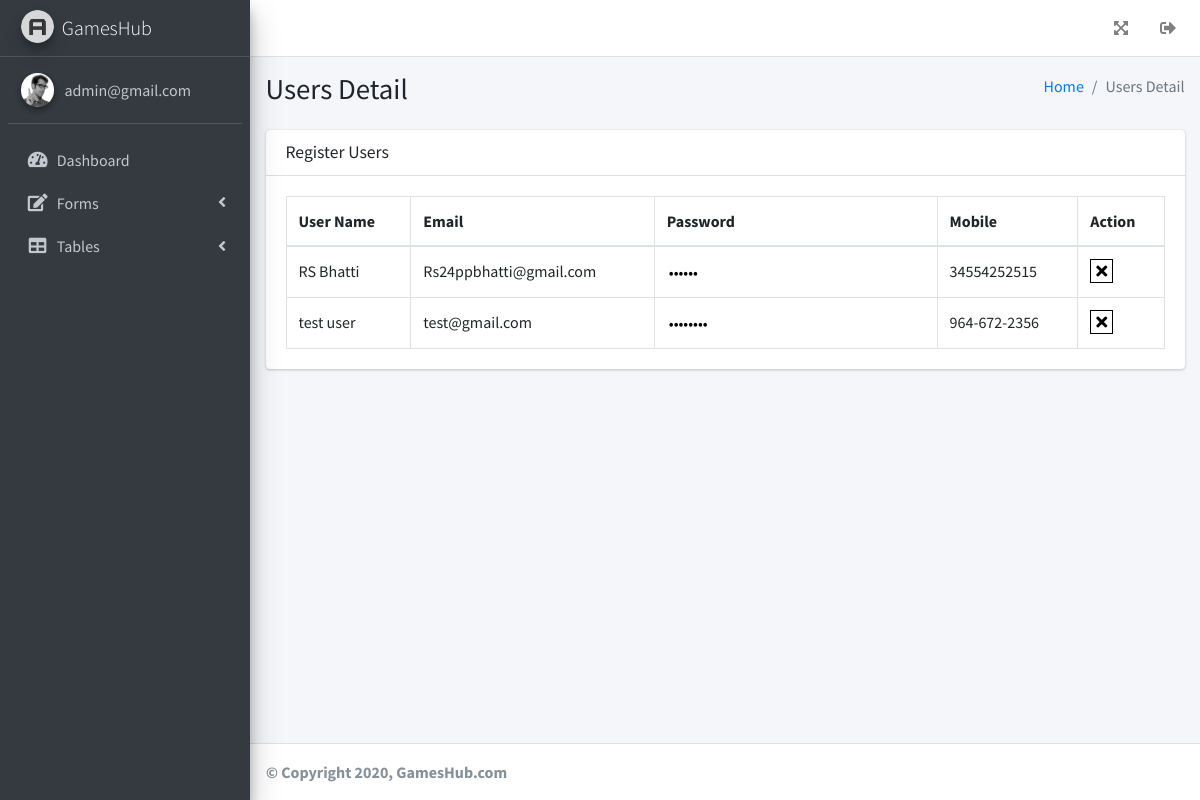
The app's page /admin/pages/tables/register_users.php (signed in) with its own data.
### tables this page shows
CREATE TABLE `register_users` (
  `id` int(11) NOT NULL,
  `name` varchar(255) NOT NULL,
  `email` varchar(255) NOT NULL,
  `password` varchar(255) NOT NULL,
  `mobile` varchar(255) NOT NULL
);

### admin/pages/tables/register_users.php (the view, shortened to what this page needs)
<?php
include("../database.php");
include("../layout/header.php");
include("../layout/sidebar.php");
$sql = "SELECT * FROM register_users";
$result = mysqli_query($db,$sql);
$count = mysqli_num_rows($result);
?>
<div class="content-wrapper">
  <section class="content-header">
    <div class="container-fluid">
      <div class="row mb-2">
        <div class="col-sm-6">
          <h1>Users Detail</h1>
        </div>
        <div class="col-sm-6">
          <ol class="breadcrumb float-sm-right">
            <li class="breadcrumb-item"><a href="#">Home</a></li>
            <li class="breadcrumb-item active">Users Detail</li>
          </ol>
        </div>
      </div>
    </div>
  </section>
  <section class="content">
    <div class="container-fluid">
      <div class="row">
        <div class="col-12">
          <div class="card">
            <div class="card-header">
              <h3 class="card-title">Register Users</h3>
            </div>
            <div class="card-body">
              <table id="example2" class="table table-bordered table-hover">
                <thead>
                  <tr class="record">
                    <th>User Name</th>
                    <th>Email</th>
                    <th>Password</th>
                    <th>Mobile</th>
                    <th>Action</th>
                  </tr>
                </thead>
                <tbody>
                  <?php
                  if(($count) > 0){
                    foreach($result as $key=> $val) { ?>
                      <tr>
                        <td><?php echo $val['name']; ?></td>
                        <td><?php echo $val['email']; ?></td>
                        <td><div class="tooltip_"> <input type="password" name="password" class= "password" value="<?php echo $val['password']; ?>"><span class="tooltiptext"><?php echo $val['password']; ?></span>
                        </div></td>
                        <td><?php echo $val['mobile']; ?></td>
                        <td><a id="<?php echo $val['id']; ?>" class="iconbox delete"><i class="fa fa-times" aria-hidden="true"></i></a>
                        </td>
                      </tr>
                    <?php } }?>
                  </tbody>
                </table>
              </div>
            </div>
          </div>
        </div>
      </div>
    </section>
  </div>
  <?php  include("../layout/footer.php"); ?>
</body>
</html>

### admin/pages/tables/register_users.php (style rules this page uses)
.password { border-top-style: hidden; border-right-style: hidden; border-left-style: hidden; border-bottom-style: hidden; background: transparent; outline: none; }
.tooltip_ { position: relative; display: inline-block; border-bottom: none; }
a.iconbox { padding: 1px 5px; border: 1px solid black; color: #000; }

### records on screen
register_users: name "RS Bhatti", email "Rs24ppbhatti@gmail.com", mobile "34554252515"
register_users: name "test user", email "test@gmail.com", mobile "964-672-2356"

### other values on screen
$_SESSION['admin'] "admin@gmail.com"
